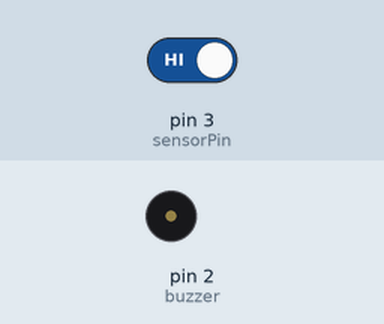
Bench run of a sketch on a simulated Arduino Uno, built with avr-gcc and run on an emulated ATmega328P. Parts: buzzer (waves = sounding, pin HIGH). The test bench sets the inputs (shaded band); at power-on: pin 3 (sensorPin) HIGH.

Above: at 1.2 s.
1.3 s: pin 3 (sensorPin) driven LOW
At 1.7 s:
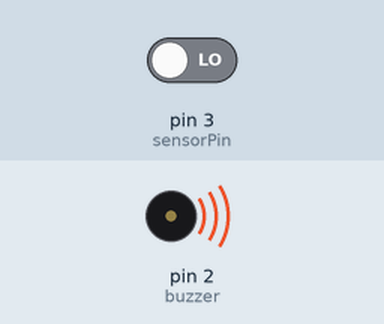
2.8 s: pin 3 (sensorPin) driven HIGH
At 4.4 s:
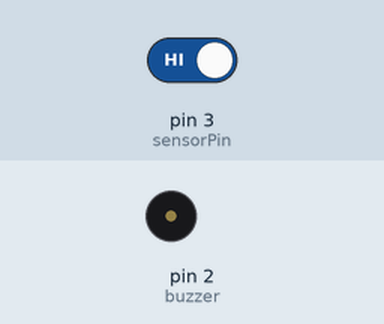
Timing chart, 0 to 5.9 s (numbered marks = the images above; inputs shaded):
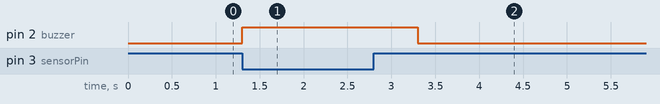

Measured:
- after the input at 1.3 s, pin 2 (buzzer): LOW → HIGH at once
- after the input at 2.8 s, pin 2 (buzzer): HIGH → LOW after 0.50 s

The sketch:

AlarmKebakaran.ino
```cpp
#define sensorPin 3
#define buzzer 2

void setup() {
  // put your setup code here, to run once:
pinMode(sensorPin, INPUT);
pinMode(buzzer, OUTPUT);
}

void loop() {
  // put your main code here, to run repeatedly:
  if(digitalRead(sensorPin)==0)
  {
    digitalWrite(buzzer, HIGH);
    delay(2000);
  }
  else
  {
    digitalWrite(buzzer, LOW);
  }
}
```
